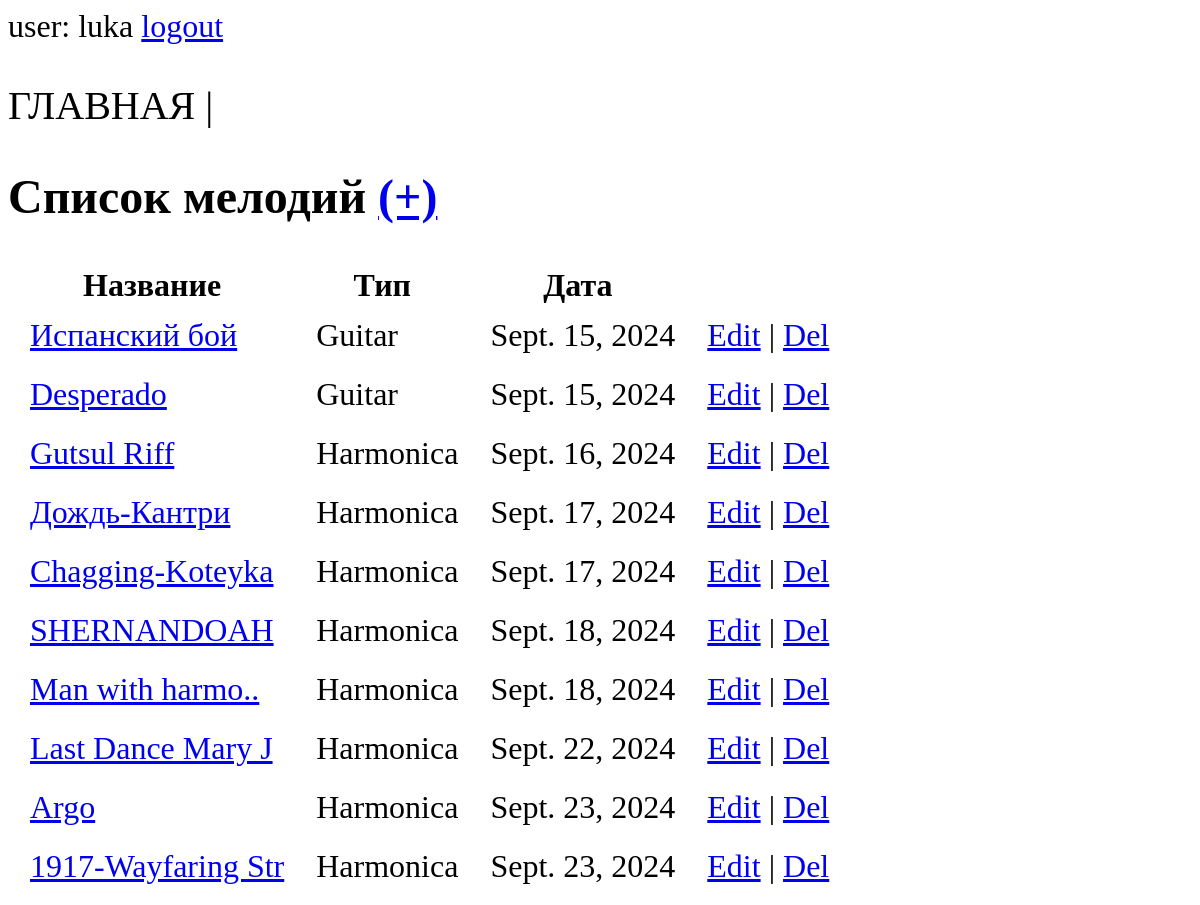
The app's page / (signed in), older data.
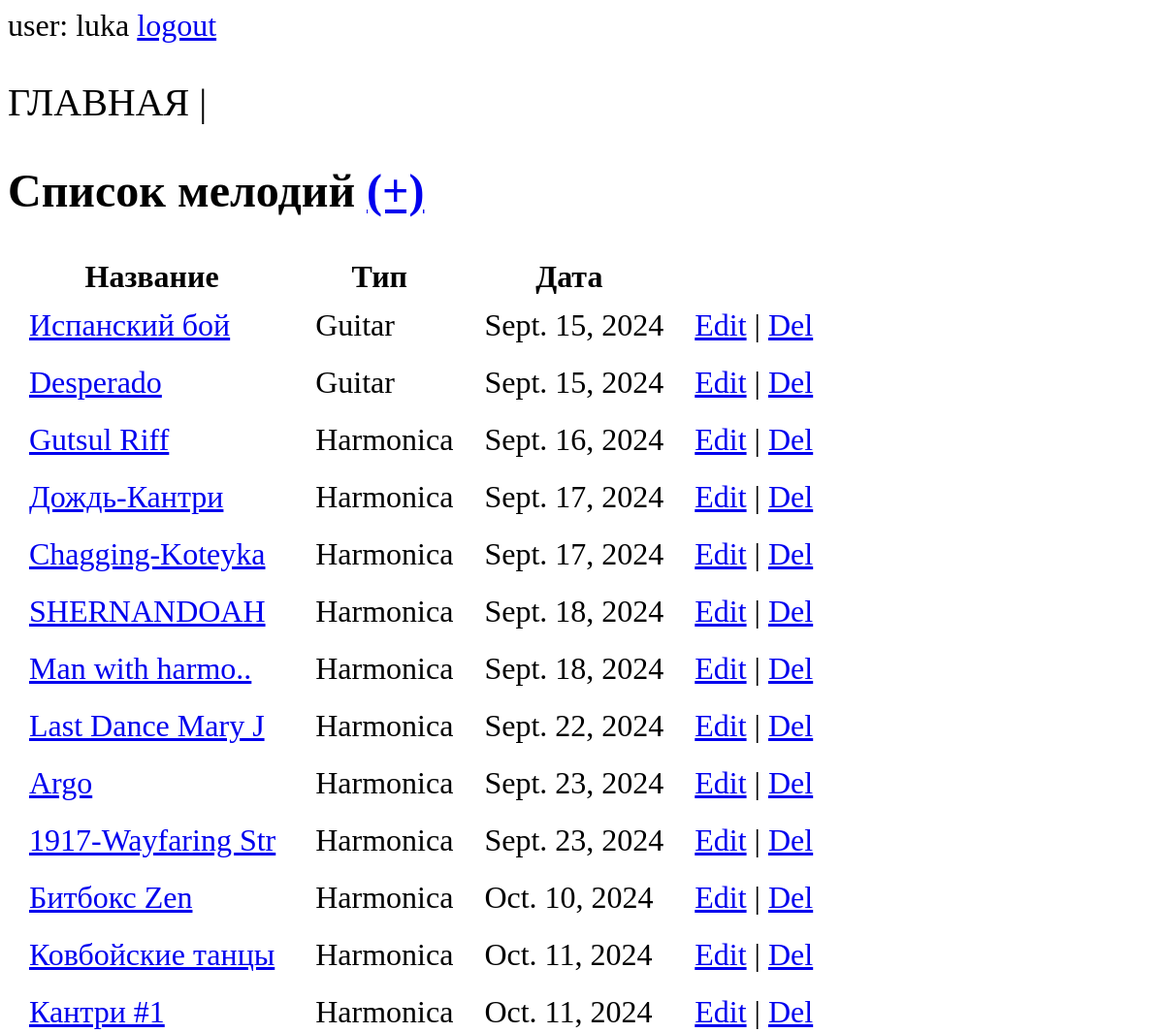
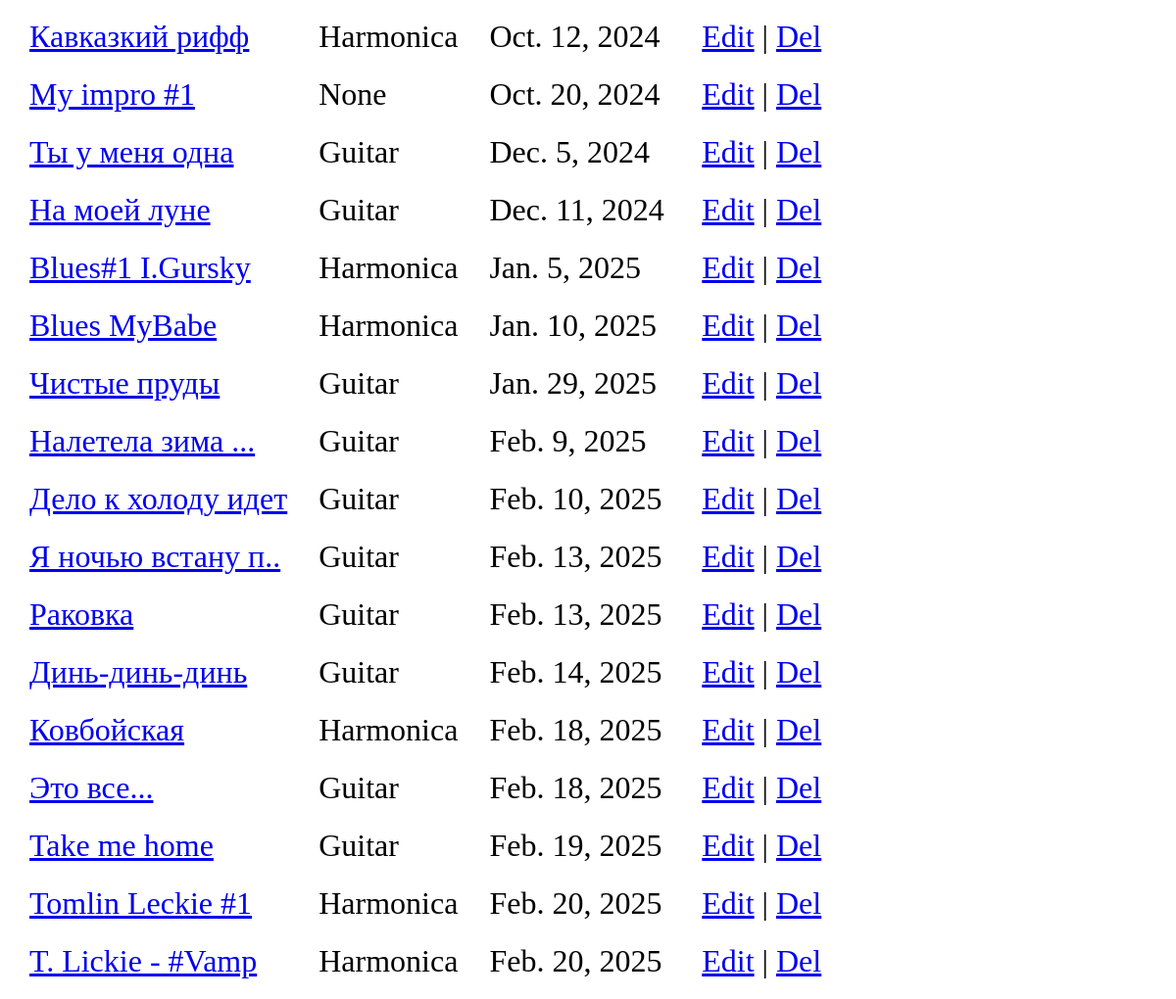
The same page, newer data (2 pictures, top to bottom).
### app/models.py (models this page shows)
class Melody(models.Model):
    name = models.CharField(max_length=200, unique=True)
    type = models.CharField(max_length=20, null=True, blank=True)
    date = models.DateTimeField()
    comment = models.CharField(max_length=200, blank=True)

### app/views.py (the view)
# urls.py: path("", views.index),
@login_required
def index(request):
    melodies = Melody.objects.all()
    return render(request, "index.html", {"melodies": melodies})

### app/templates/index.html (shortened to what this page needs)
{% extends "base.html" %}
    {% block menu %} ГЛАВНАЯ | {% endblock menu %}
    {% block header %} Список мелодий <a href="create_melody/">(+)</a> {% endblock header %}
    {% block content %}
        <body>
            <table>
                <thead><th>Название</th><th>Тип</th><th>Дата</th><th></th></thead>
                {% for melody in melodies %}
                <tr>
                    <td><a href="show_melody/{{melody.id}}">{{ melody.name }}</a></td>
                    <td>{{ melody.type }}</td>
                    <td>{{ melody.date.date }}</td>
                    <td><a href="edit_melody/{{melody.id}}">Edit</a> | <a href="confirm_delete/{{melody.id}}">Del</a></td>
                </tr>
                {% endfor %}
            </table>
        </body>
    {% endblock content %}

### app/templates/base.html (shortened to what this page needs)
<!DOCTYPE html>
{% load static %}
<html>
    <head>
        <link rel="stylesheet" href="{% static 'css/styles.css' %}" />
    </head>
    <body>
        <div>
            {% if user.is_authenticated %}
            user: {{ user.get_username }}
                <a href="{% url 'logout'%}?next={{request.path}}">logout</a>
            {% else %}
                <a href="{% url 'login'%}?next={{request.path}}">login</a>
            {% endif %}
        </div>
        <div class="menu">{% block menu %}{% endblock menu %}</div>
        <h2>{% block header %}{% endblock header %}</h2>
        <div>{% block content%}{% endblock content %}</div>
    </body>
</html>

### app/static/css/styles.css (style rules this page uses)
html * { max-height:999999px; }
h2 { font-size: 48px; }
body { font-size: 32px; }
td { padding: 10px; padding-left: 20px; }
.menu { font-size: 40px; }

Row changes from the older to the newer data that the page shows:
added Melody: name "Битбокс Zen", type "Harmonica", date "Oct. 10, 2024"
added Melody: name "Ковбойские танцы", type "Harmonica", date "Oct. 11, 2024"
added Melody: name "Кантри #1", type "Harmonica", date "Oct. 11, 2024"
added Melody: name "Кавказкий рифф", type "Harmonica", date "Oct. 12, 2024"
added Melody: name "My impro #1", type "None", date "Oct. 20, 2024"
added Melody: name "Ты у меня одна", type "Guitar", date "Dec. 5, 2024"
added Melody: name "На моей луне", type "Guitar", date "Dec. 11, 2024"
added Melody: name "Blues#1 I.Gursky", type "Harmonica", date "Jan. 5, 2025"
added Melody: name "Blues MyBabe", type "Harmonica", date "Jan. 10, 2025"
added Melody: name "Чистые пруды", type "Guitar", date "Jan. 29, 2025"
added Melody: name "Налетела зима ...", type "Guitar", date "Feb. 9, 2025"
added Melody: name "Дело к холоду идет", type "Guitar", date "Feb. 10, 2025"
added Melody: name "Я ночью встану п..", type "Guitar", date "Feb. 13, 2025"
added Melody: name "Раковка", type "Guitar", date "Feb. 13, 2025"
added Melody: name "Динь-динь-динь", type "Guitar", date "Feb. 14, 2025"
added Melody: name "Ковбойская", type "Harmonica", date "Feb. 18, 2025"
added Melody: name "Это все...", type "Guitar", date "Feb. 18, 2025"
added Melody: name "Take me home", type "Guitar", date "Feb. 19, 2025"
added Melody: name "Tomlin Leckie #1", type "Harmonica", date "Feb. 20, 2025"
added Melody: name "T. Lickie - #Vamp", type "Harmonica", date "Feb. 20, 2025"
